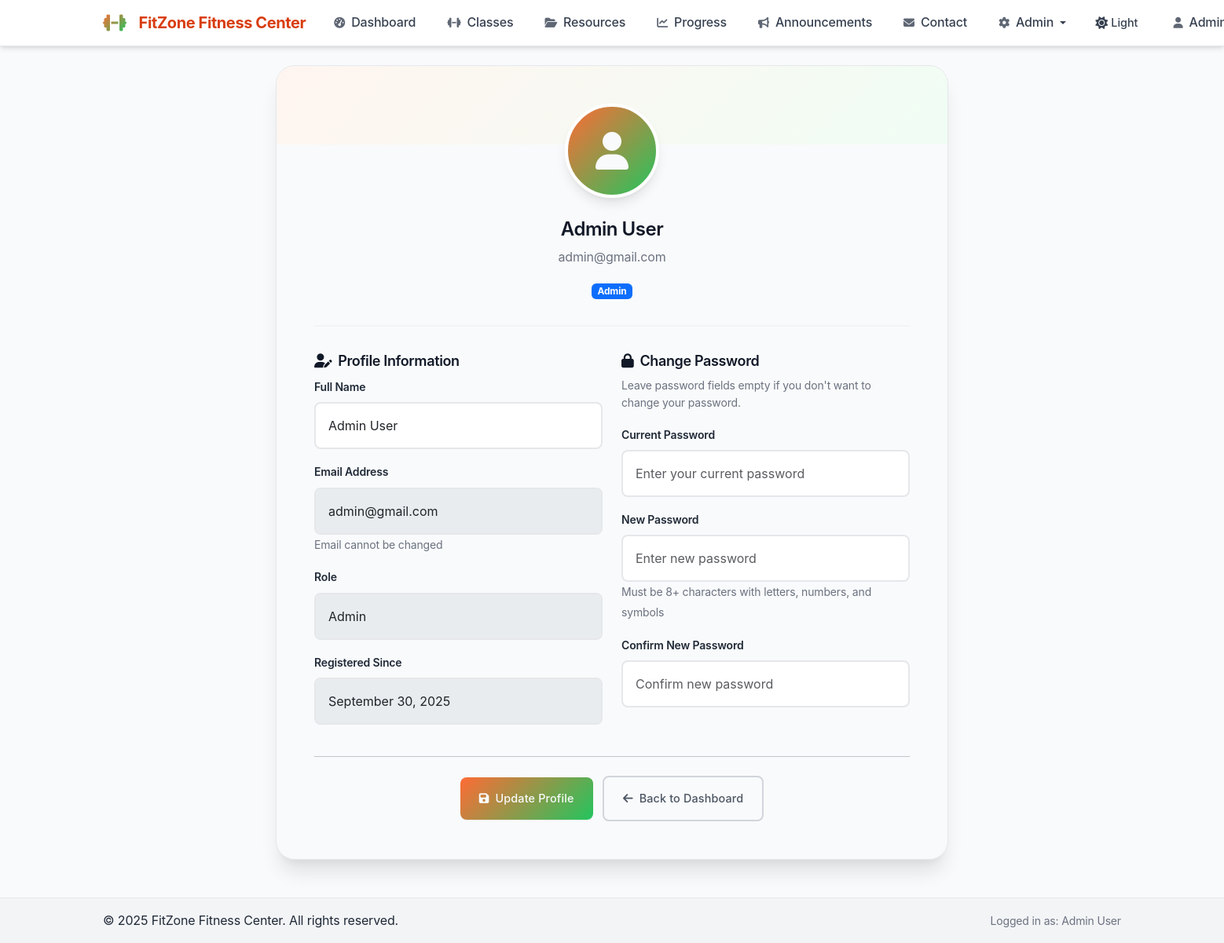
The app's page /profile.php (signed in) with its own data.
### tables this page shows
CREATE TABLE IF NOT EXISTS users (
    id INT AUTO_INCREMENT PRIMARY KEY,
    name VARCHAR(255) NOT NULL,
    email VARCHAR(255) NOT NULL UNIQUE,
    password VARCHAR(255) NOT NULL,
    role ENUM('student', 'admin') DEFAULT 'student',
    created_at TIMESTAMP DEFAULT CURRENT_TIMESTAMP
);

### db.php (called while the page is built, shortened)
<?php
function sanitizeInput($input) {
    return htmlspecialchars(trim($input), ENT_QUOTES, 'UTF-8');
}
?>

### profile.php (the view, shortened to what this page needs)
<?php
require_once 'db.php';
require_once 'header.php';
try {
    $stmt = $pdo->prepare("SELECT name, email, role, created_at FROM users WHERE id = ?");
    $stmt->execute([$_SESSION['user_id']]);
    $user = $stmt->fetch();
} catch (PDOException $e) {
    $error_message = 'Error loading profile data.';
}
?>
<div class="row justify-content-center">
    <div class="col-md-8">
        <div class="profile-card">
            <div class="profile-header">
                <div class="profile-avatar">
                    <i class="fas fa-user"></i>
                </div>
                <h3><?= sanitizeInput($user['name'] ?? $_SESSION['name']) ?></h3>
                <p class="text-muted"><?= sanitizeInput($user['email'] ?? $_SESSION['email']) ?></p>
                <span class="badge bg-primary"><?= ucfirst($user['role'] ?? $_SESSION['role']) ?></span>
            </div>
            <form method="POST" action="">
                <div class="row">
                    <div class="col-md-6">
                        <h5><i class="fas fa-user-edit me-2"></i>Profile Information</h5>
                        <div class="mb-3">
                            <label for="name" class="form-label">Full Name</label>
                            <input type="text" class="form-control" id="name" name="name"
                                   value="<?= sanitizeInput($user['name'] ?? $_SESSION['name']) ?>" required>
                        </div>
                        <div class="mb-3">
                            <label for="email" class="form-label">Email Address</label>
                            <input type="email" class="form-control" id="email"
                                   value="<?= sanitizeInput($user['email'] ?? $_SESSION['email']) ?>" disabled>
                            <small class="form-text text-muted">Email cannot be changed</small>
                        </div>
                        <div class="mb-3">
                            <label for="role" class="form-label">Role</label>
                            <input type="text" class="form-control" id="role"
                                   value="<?= ucfirst($user['role'] ?? $_SESSION['role']) ?>" disabled>
                        </div>
                        <?php if (isset($user['created_at'])): ?>
                        <div class="mb-3">
                            <label for="member_since" class="form-label">Registered Since</label>
                            <input type="text" class="form-control" id="member_since"
                                   value="<?= date('F j, Y', strtotime($user['created_at'])) ?>" disabled>
                        </div>
                        <?php endif; ?>
                    </div>
                    <div class="col-md-6">
                        <h5><i class="fas fa-lock me-2"></i>Change Password</h5>
                        <p class="text-muted small">Leave password fields empty if you don't want to change your password.</p>
                        <div class="mb-3">
                            <label for="current_password" class="form-label">Current Password</label>
                            <input type="password" class="form-control" id="current_password" name="current_password"
                                   placeholder="Enter your current password">
                        </div>
                        <div class="mb-3">
                            <label for="new_password" class="form-label">New Password</label>
                            <input type="password" class="form-control" id="new_password" name="new_password"
                                   placeholder="Enter new password">
                            <small class="form-text text-muted">Must be 8+ characters with letters, numbers, and symbols</small>
                        </div>
                        <div class="mb-3">
                            <label for="confirm_password" class="form-label">Confirm New Password</label>
                            <input type="password" class="form-control" id="confirm_password" name="confirm_password"
                                   placeholder="Confirm new password">
                        </div>
                    </div>
                </div>
                <hr class="my-4">
                <div class="text-center">
                    <button type="submit" class="btn btn-primary btn-lg">
                        <i class="fas fa-save me-2"></i>Update Profile
                    </button>
                    <a href="dashboard.php" class="btn btn-outline-secondary btn-lg ms-2">
                        <i class="fas fa-arrow-left me-2"></i>Back to Dashboard
                    </a>
                </div>
            </form>
        </div>
    </div>
</div>
<?php require_once 'footer.php'; ?>

### style.css (style rules this page uses)
:root { --primary-50: #fff5f0; --primary-100: #ffe4d6; --primary-200: #ffc9ad; --primary-300: #ffa875; --primary-400: #ff8242; --primary-500: #ff6b35; --primary-600: #f05424; --primary-700: #d93d0f; --primary-800: #b23010; --primary-900: #8b2710; --secondary-50: #f0fdf4; --secondary-100: #dcfce7; --secondary-200: #bbf7d0; --secondary-300: #86efac; --secondary-400: #4ade80; --secondary-500: #22c55e; --secondary-600: #16a34a; --secondary-700: #15803d; --secondary-800: #166534; --secondary-900: #14532d; --gray-50: #f9fafb; --gray-100: #f3f4f6; --gray-200: #e5e7eb; --gray-300: #d1d5db; --gray-400: #9ca3af; --gray-500: #6b7280; --gray-600: #4b5563; --gray-700: #374151; --gray-800: #1f2937; --gray-900: #111827; --success: #10b981; --warning: #f59e0b; --error: #ef4444; --info: #3b82f6; --font-family-base: 'Inter', -apple-system, BlinkMacSystemFont, 'Segoe UI', Roboto, sans-serif; --font-family-heading: 'Inter', -apple-system, BlinkMacSystemFont, 'Segoe UI', Roboto, sans-serif; --space-xs: 0.25rem; --space-sm: 0.5rem; --space-md: 1rem; --space-lg: 1.5rem; --space-xl: 2rem; --space-2xl: 3rem; --radius-sm: 0.375rem; --radius-md: 0.5rem; --radius-lg: 0.75rem; --radius-xl: 1rem; --radius-2xl: 1.5rem; --shadow-sm: 0 1px 2px 0 rgba(0, 0, 0, 0.05); --shadow-md: 0 4px 6px -1px rgba(0, 0, 0, 0.1), 0 2px 4px -1px rgba(0, 0, 0, 0.06); --shadow-lg: 0 10px 15px -3px rgba(0, 0, 0, 0.1), 0 4px 6px -2px rgba(0, 0, 0, 0.05); --shadow-xl: 0 20px 25px -5px rgba(0, 0, 0, 0.1), 0 10px 10px -5px rgba(0, 0, 0, 0.04); --shadow-2xl: 0 25px 50px -12px rgba(0, 0, 0, 0.25); --gradient-primary: linear-gradient(135deg, var(--primary-500) 0%, var(--secondary-500) 100%); --gradient-primary-hover: linear-gradient(135deg, var(--primary-600) 0%, var(--secondary-600) 100%); --gradient-subtle: linear-gradient(135deg, var(--primary-50) 0%, var(--secondary-50) 100%); --transition-fast: 150ms ease-in-out; --transition-normal: 250ms ease-in-out; --transition-slow: 350ms ease-in-out; }
body { font-family: var(--font-family-base); background-color: var(--gray-50); color: var(--gray-800); line-height: 1.6; letter-spacing: -0.01em; }
html { scroll-behavior: smooth; scroll-padding-top: 80px; }
body { overflow-x: hidden; }
h1, h2, h3, h4, h5, h6 { font-family: var(--font-family-heading); font-weight: 600; line-height: 1.3; letter-spacing: -0.02em; color: var(--gray-900); scroll-margin-top: 80px; }
h3 { font-size: 1.5rem; animation: fadeInUp 0.8s ease-out 0.2s both; }
h5 { font-size: 1.125rem; animation: fadeInUp 0.8s ease-out 0.4s both; }
.form-label { font-weight: 600; color: var(--gray-800); margin-bottom: var(--space-sm); font-size: 0.875rem; }
.form-control { border: 2px solid var(--gray-200); border-radius: var(--radius-md); padding: var(--space-md); font-size: 1rem; transition: var(--transition-fast); background-color: white; position: relative; }
.btn { font-weight: 500; border-radius: var(--radius-md); transition: var(--transition-fast); border: none; padding: var(--space-md) var(--space-lg); font-size: 0.9rem; letter-spacing: 0.01em; }
.btn-primary { background: var(--gradient-primary); color: var(--gray-50); box-shadow: var(--shadow-sm); }
.btn-outline-secondary { border: 2px solid var(--gray-300); color: var(--gray-600); }
.profile-card { background: var(--gray-50); border-radius: var(--radius-2xl); box-shadow: var(--shadow-xl); padding: var(--space-2xl); border: 1px solid var(--gray-200); position: relative; overflow: hidden; }
.profile-card::before { content: ''; position: absolute; top: 0; left: 0; right: 0; height: 100px; background: var(--gradient-subtle); }
.profile-header { text-align: center; padding-bottom: var(--space-xl); border-bottom: 2px solid var(--gray-100); margin-bottom: var(--space-xl); position: relative; z-index: 1; }
.profile-avatar { width: 120px; height: 120px; border-radius: 50%; background: var(--gradient-primary); display: flex; align-items: center; justify-content: center; margin: 0 auto var(--space-lg); color: var(--gray-50); font-size: 3rem; font-weight: 600; box-shadow: var(--shadow-lg); border: 4px solid white; position: relative; }
.text-muted { color: var(--gray-500) !important; }
html { transition: background-color 0.3s ease, color 0.3s ease; }

### records on screen
users: name "Admin User", email "admin@gmail.com", role "Admin", created_at "September 30, 2025"

### other values on screen
SITE_NAME "FitZone Fitness Center"
sanitizeInput($_SESSION['name'] ?? 'User') "Admin User"
